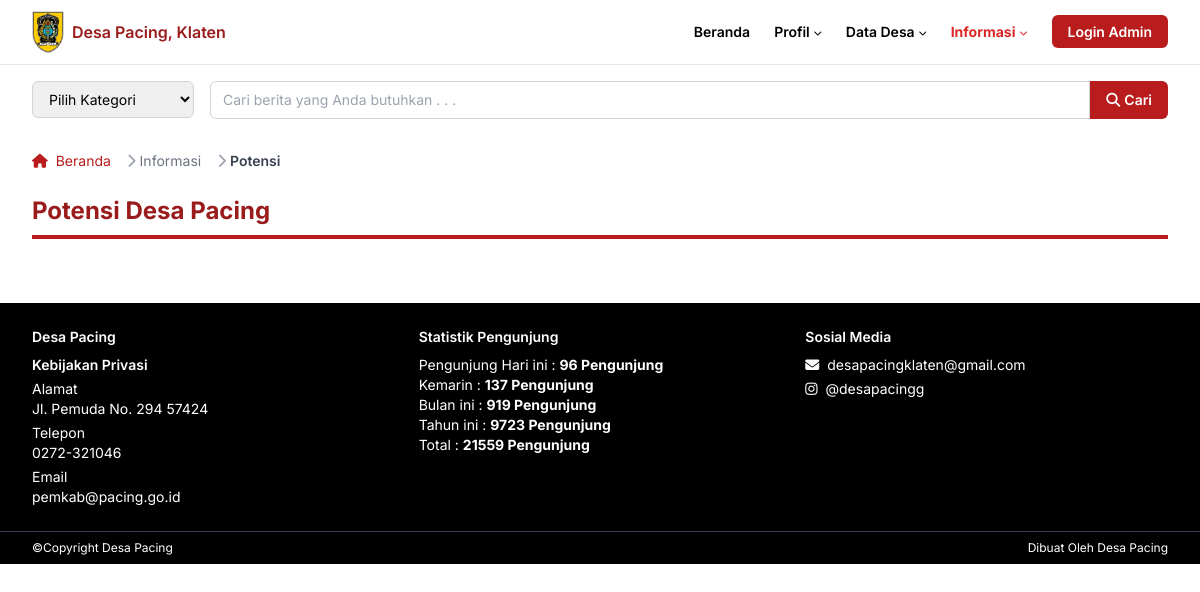
Page /potensi.php on the earlier database version.
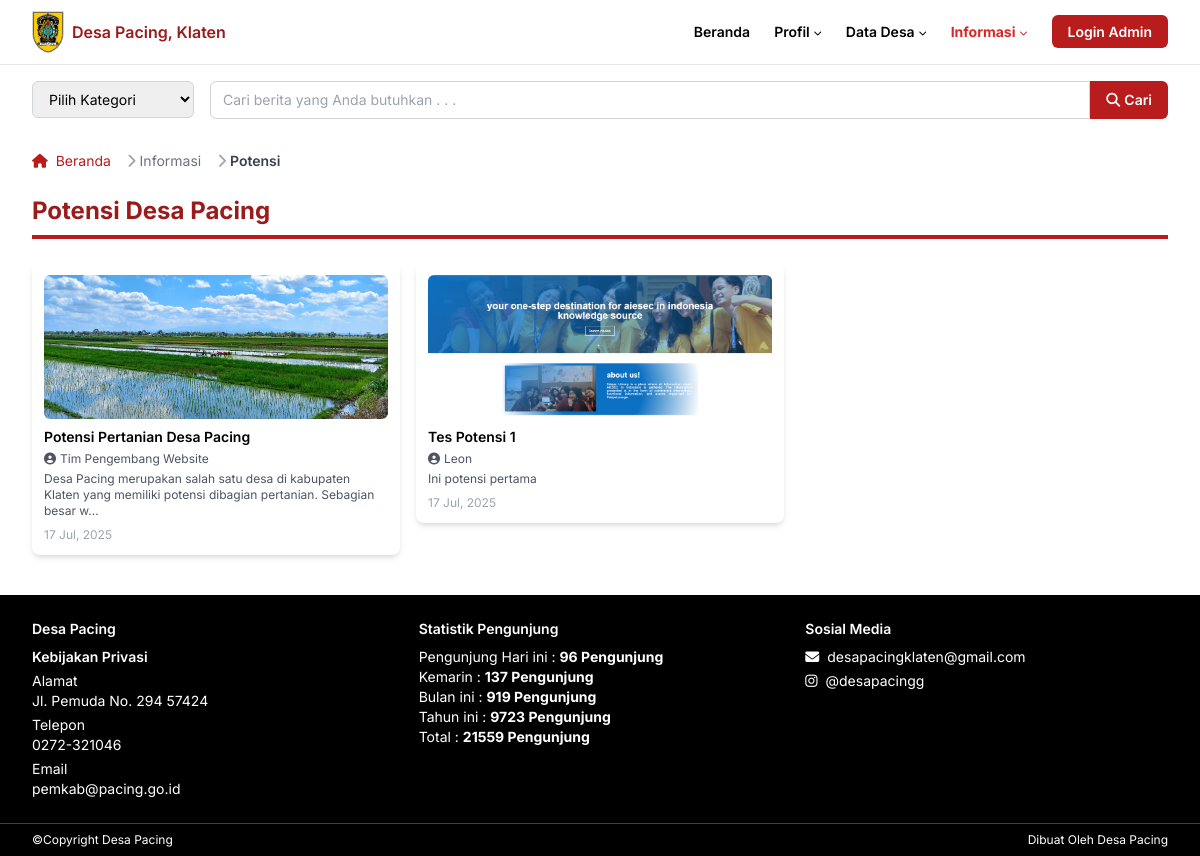
Same page on the later database version.
### tables this page shows
CREATE TABLE `potensi` (
  `id` int(11) NOT NULL,
  `judul` varchar(255) NOT NULL,
  `deskripsi` text NOT NULL,
  `gambar` varchar(255) DEFAULT NULL,
  `tanggal` datetime NOT NULL DEFAULT current_timestamp(),
  `penulis` varchar(100) NOT NULL DEFAULT 'Admin'
);

### potensi.php (the view, shortened to what this page needs)
<?php
include 'php/db.php';
$result = $konek->query("SELECT * FROM potensi ORDER BY tanggal DESC");
?>
<html class="scroll-smooth" lang="id">
  <head>
    <script src="https://cdn.tailwindcss.com"></script>
    <link
      href="https://cdnjs.cloudflare.com/ajax/libs/font-awesome/5.15.3/css/all.min.css"
      rel="stylesheet"
    />
    <link href="css/style.css" rel="stylesheet" />
  </head>
  <body class="bg-white text-black">
    <header class="border-b border-gray-200">
      <div class="max-w-[1280px] mx-auto px-4 sm:px-6 lg:px-8">
        <nav
          aria-label="Primary Navigation"
          class="flex items-center justify-between h-16 text-xs sm:text-sm font-semibold"
        >
          <div class="flex items-center space-x-2">
            <img
              alt="Logo Pemerintah Desa Pacing"
              class="block"
              height="32"
              src="assets/klaten.jpg"
              width="32"
            />
            <span class="text-red-800 text-base">Desa Pacing, Klaten</span>
          </div>
          <ul
            class="hidden md:flex items-center space-x-6 text-xs sm:text-sm font-semibold"
          >
            <li>
              <a class="hover:text-gray-700" href="index.php">Beranda</a>
            </li>
            <li class="relative group">
              <button
                class="flex items-center space-x-1 hover:text-gray-700 focus:outline-none"
              >
                <span>Profil</span>
                <i class="fas fa-chevron-down text-[8px] mt-[2px]"></i>
              </button>
            </li>
            <li class="relative group">
              <button
                class="flex items-center space-x-1 hover:text-gray-700 focus:outline-none"
              >
                <span>Data Desa</span>
                <i class="fas fa-chevron-down text-[8px] mt-[2px]"></i>
              </button>
            </li>
            <li class="relative group active">
              <button
                class="flex items-center space-x-1 hover:text-gray-700 focus:outline-none"
              >
                <span>Informasi</span>
                <i class="fas fa-chevron-down text-[8px] mt-[2px]"></i>
              </button>
            </li>
            <li>
              <a
                href="admin/login.php"
                class="px-4 py-2 bg-red-700 text-white rounded-md hover:bg-red-900 transition duration-300"
              >
                Login Admin
              </a>
            </li>
          </ul>
        </nav>
      </div>
    </header>
    <section class="max-w-[1280px] mx-auto px-4 sm:px-6 lg:px-8 mt-4">
      <div
        class="flex flex-col sm:flex-row items-center sm:items-stretch gap-3 sm:gap-4"
      >
        <div class="w-full sm:w-48">
          <select
            id="kategori-berita"
            data-jump="page"
            aria-label="Pilih kategori berita"
            class="w-full border border-gray-300 rounded-md text-xs sm:text-sm py-2 px-3 focus:outline-none focus:ring-2 focus:ring-red-700"
          >
            <option value="" disabled selected>Pilih Kategori</option>
          </select>
        </div>
        <form
          aria-label="Cari berita"
          class="flex flex-grow sm:flex-row w-full"
          role="search"
        >
          <input
            aria-label="Cari berita"
            class="flex-grow border border-gray-300 rounded-l-md text-xs sm:text-sm py-2 px-3 focus:outline-none focus:ring-2 focus:ring-red-700"
            placeholder="Cari berita yang Anda butuhkan . . ."
            type="search"
          />
          <button
            aria-label="Cari"
            class="bg-red-700 hover:bg-red-900 text-white text-xs sm:text-sm font-semibold px-4 rounded-r-md flex items-center justify-center"
            type="submit"
          >
            <i class="fas fa-search mr-1"></i>
            Cari
          </button>
        </form>
      </div>
    </section>
    <section class="max-w-[1280px] mx-auto px-4 sm:px-6 lg:px-8 mt-4">
      <nav
        class="flex text-xs sm:text-sm text-gray-600"
        aria-label="Breadcrumb"
      >
        <ol class="inline-flex items-center space-x-1 md:space-x-3">
          <li class="inline-flex items-center">
            <a href="index.php" class="text-red-700 hover:text-red-800">
              <i class="fas fa-home mr-1"></i>
              Beranda
            </a>
          </li>
          <li>
            <div class="flex items-center">
              <i class="fas fa-chevron-right text-gray-400 mx-1"></i>
              <span class="text-gray-500">Informasi</span>
            </div>
          </li>
          <li>
            <div class="flex items-center">
              <i class="fas fa-chevron-right text-gray-400 mx-1"></i>
              <span class="text-gray-700 font-semibold">Potensi</span>
            </div>
          </li>
        </ol>
      </nav>
    </section>
    <main class="max-w-[1280px] mx-auto px-4 sm:px-6 lg:px-8">
      <section aria-labelledby="berita-title" class="mt-6 space-y-4">
        <h3
          class="text-2xl font-bold text-red-800 mb-6 border-b-4 border-red-700 pb-2"
        >
          Potensi Desa Pacing
        </h3>
         <div class="grid grid-cols-1 sm:grid-cols-2 lg:grid-cols-3 gap-4">
          <?php while ($row = $result->fetch_assoc()): ?>
            <a href="detail_potensi.php?id=<?php echo $row['id']; ?>" class="block hover:shadow-lg transition">
              <article class="bg-white rounded-lg shadow-md p-3 flex flex-col">
                <img
                  alt="<?php echo htmlspecialchars($row['judul']); ?>"
                  class="rounded-md mb-2 object-cover w-full h-40 sm:h-36"
                  height="200"
                  loading="lazy"
                  src="assets/<?php echo htmlspecialchars($row['gambar']); ?>"
                  width="400"
                />
                <h3 class="font-semibold text-xs sm:text-sm mb-1 leading-tight">
                  <?php echo htmlspecialchars($row['judul']); ?>
                </h3>
                <div class="flex items-center text-gray-600 text-[10px] sm:text-xs mb-1 space-x-1">
                  <i class="fas fa-user-circle"></i>
                  <span><?php echo htmlspecialchars($row['penulis']); ?></span>
                </div>
                <p class="text-gray-600 text-[9px] sm:text-xs mb-2 line-clamp-3">
                  <?php echo htmlspecialchars(mb_strimwidth(strip_tags($row['deskripsi']), 0, 120, '...')); ?>
                </p>
                <time class="text-gray-400 text-[9px] sm:text-xs" datetime="<?php echo htmlspecialchars($row['tanggal']); ?>">
                  <?php echo date('j M, Y', strtotime($row['tanggal'])); ?>
                </time>
              </article>
            </a>
          <?php endwhile; ?>
        </div>
      </section>
    </main>
    <footer class="bg-black text-white text-xs sm:text-sm mt-10">
      <div
        class="max-w-[1280px] mx-auto px-4 sm:px-6 lg:px-8 py-6 grid grid-cols-1 md:grid-cols-3 gap-6"
      >
        <div>
          <h4 class="font-semibold mb-2">Desa Pacing</h4>
          <h5 class="font-semibold mb-1">Kebijakan Privasi</h5>
          <address class="not-italic mb-1">
            Alamat
            <br />
            Jl. Pemuda No. 294 57424
          </address>
          <p class="mb-1">
            Telepon
            <br />
            <a class="hover:underline" href="tel:0272321046"> 0272-321046 </a>
          </p>
          <p>
            Email
            <br />
            <a class="hover:underline" href="mailto:pemkab@pacing.go.id">
              pemkab@pacing.go.id
            </a>
          </p>
        </div>
        <div>
          <h4 class="font-semibold mb-2">Statistik Pengunjung</h4>
          <p>
            Pengunjung Hari ini :
            <strong> 96 Pengunjung </strong>
            <br />
            Kemarin :
            <strong> 137 Pengunjung </strong>
            <br />
            Bulan ini :
            <strong> 919 Pengunjung </strong>
            <br />
            Tahun ini :
            <strong> 9723 Pengunjung </strong>
            <br />
            Total :
            <strong> 21559 Pengunjung </strong>
          </p>
        </div>
        <div>
          <h4 class="font-semibold mb-2">Sosial Media</h4>
          <ul class="space-y-1">
            <li>
              <a href="mailto:desapacingklaten@gmail.com" class="hover:underline">
                <i class="fas fa-envelope mr-1"></i> desapacingklaten@gmail.com
              </a>
            </li>
            <li>
              <a href="https://instagram.com/desapacingg" target="_blank" class="hover:underline">
                <i class="fab fa-instagram mr-1"></i> @desapacingg
              </a>
            </li>
          </ul>
        </div>
      </div>
      <div
        class="max-w-[1280px] mx-auto px-4 sm:px-6 lg:px-8 py-2 border-t border-gray-700 flex justify-between text-[10px] sm:text-xs"
      >
        <p>©Copyright Desa Pacing</p>
        <p>Dibuat Oleh Desa Pacing</p>
      </div>
    </footer>
  </body>

### css/style.css (style rules this page uses)
nav[aria-label="Primary Navigation"] > ul > li > a, nav[aria-label="Primary Navigation"] > ul > li > button { transition: color 0.2s; }
nav[aria-label="Primary Navigation"] > ul > li.active > a, nav[aria-label="Primary Navigation"] > ul > li.active > button { color: #dc2626 !important; background: none !important; }

### potensi.php (style rules this page uses)
body { font-family: "Inter", sans-serif; }

Differences in the rows shown:
added potensi: gambar (picture), judul "Potensi Pertanian Desa Pacing", penulis "Tim Pengembang Website", deskripsi "Desa Pacing merupakan salah satu desa di kabupaten Klaten yang memiliki potensi dibagian pertanian. Sebagian besar w...", tanggal "17 Jul, 2025"
added potensi: gambar (picture), judul "Tes Potensi 1", penulis "Leon", deskripsi "Ini potensi pertama", tanggal "17 Jul, 2025"
